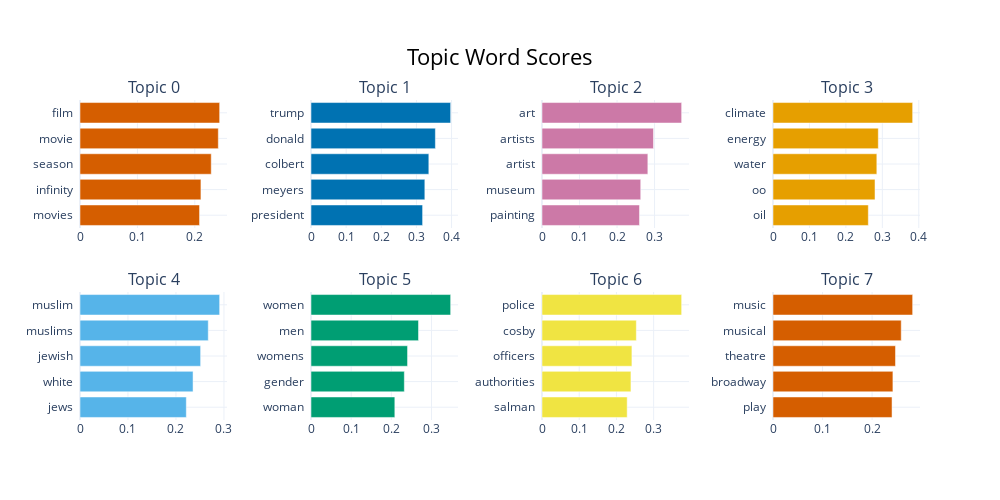

Source (notebook cell):
### Code cell
model.visualize_barchart(top_n_topics=8)

### Figure 1 — Plotly figure (JSON) as saved in the notebook; plotly's stock layout.template omitted (floating-point values rounded to 4 significant figures)
{"data": [{"marker": {"color": "#D55E00"}, "orientation": "h", "type": "bar", "x": [0.2082, 0.2107, 0.2286, 0.2409, 0.2433], "xaxis": "x", "y": ["movies  ", "infinity  ", "season  ", "movie  ", "film  "], "yaxis": "y"}, {"marker": {"color": "#0072B2"}, "orientation": "h", "type": "bar", "x": [0.3176, 0.324, 0.3353, 0.354, 0.3974], "xaxis": "x2", "y": ["president  ", "meyers  ", "colbert  ", "donald  ", "trump  "], "yaxis": "y2"}, {"marker": {"color": "#CC79A7"}, "orientation": "h", "type": "bar", "x": [0.2598, 0.2631, 0.2821, 0.2971, 0.3722], "xaxis": "x3", "y": ["painting  ", "museum  ", "artist  ", "artists  ", "art  "], "yaxis": "y3"}, {"marker": {"color": "#E69F00"}, "orientation": "h", "type": "bar", "x": [0.2615, 0.2799, 0.2849, 0.2889, 0.3832], "xaxis": "x4", "y": ["oil  ", "oo  ", "water  ", "energy  ", "climate  "], "yaxis": "y4"}, {"marker": {"color": "#56B4E9"}, "orientation": "h", "type": "bar", "x": [0.2216, 0.2356, 0.2514, 0.2673, 0.2911], "xaxis": "x5", "y": ["jews  ", "white  ", "jewish  ", "muslims  ", "muslim  "], "yaxis": "y5"}, {"marker": {"color": "#009E73"}, "orientation": "h", "type": "bar", "x": [0.2086, 0.2323, 0.2403, 0.2676, 0.3476], "xaxis": "x6", "y": ["woman  ", "gender  ", "womens  ", "men  ", "women  "], "yaxis": "y6"}, {"marker": {"color": "#F0E442"}, "orientation": "h", "type": "bar", "x": [0.2289, 0.239, 0.2416, 0.2535, 0.3753], "xaxis": "x7", "y": ["salman  ", "authorities  ", "officers  ", "cosby  ", "police  "], "yaxis": "y7"}, {"marker": {"color": "#D55E00"}, "orientation": "h", "type": "bar", "x": [0.2402, 0.242, 0.2472, 0.2588, 0.2818], "xaxis": "x8", "y": ["play  ", "broadway  ", "theatre  ", "musical  ", "music  "], "yaxis": "y8"}], "layout": {"annotations": [{"font": {"size": 16}, "showarrow": false, "text": "Topic 0", "x": 0.0875, "xanchor": "center", "xref": "paper", "y": 1, "yanchor": "bottom", "yref": "paper"}, {"font": {"size": 16}, "showarrow": false, "text": "Topic 1", "x": 0.3625, "xanchor": "center", "xref": "paper", "y": 1, "yanchor": "bottom", "yref": "paper"}, {"font": {"size": 16}, "showarrow": false, "text": "Topic 2", "x": 0.6375, "xanchor": "center", "xref": "paper", "y": 1, "yanchor": "bottom", "yref": "paper"}, {"font": {"size": 16}, "showarrow": false, "text": "Topic 3", "x": 0.9125, "xanchor": "center", "xref": "paper", "y": 1, "yanchor": "bottom", "yref": "paper"}, {"font": {"size": 16}, "showarrow": false, "text": "Topic 4", "x": 0.0875, "xanchor": "center", "xref": "paper", "y": 0.4, "yanchor": "bottom", "yref": "paper"}, {"font": {"size": 16}, "showarrow": false, "text": "Topic 5", "x": 0.3625, "xanchor": "center", "xref": "paper", "y": 0.4, "yanchor": "bottom", "yref": "paper"}, {"font": {"size": 16}, "showarrow": false, "text": "Topic 6", "x": 0.6375, "xanchor": "center", "xref": "paper", "y": 0.4, "yanchor": "bottom", "yref": "paper"}, {"font": {"size": 16}, "showarrow": false, "text": "Topic 7", "x": 0.9125, "xanchor": "center", "xref": "paper", "y": 0.4, "yanchor": "bottom", "yref": "paper"}], "height": 500, "hoverlabel": {"bgcolor": "white", "font": {"family": "Rockwell", "size": 16}}, "showlegend": false, "title": {"font": {"color": "Black", "size": 22}, "text": "Topic Word Scores", "x": 0.5, "xanchor": "center", "yanchor": "top"}, "width": 1000, "xaxis": {"anchor": "y", "domain": [0, 0.175], "showgrid": true}, "xaxis2": {"anchor": "y2", "domain": [0.275, 0.45], "showgrid": true}, "xaxis3": {"anchor": "y3", "domain": [0.55, 0.725], "showgrid": true}, "xaxis4": {"anchor": "y4", "domain": [0.825, 1], "showgrid": true}, "xaxis5": {"anchor": "y5", "domain": [0, 0.175], "showgrid": true}, "xaxis6": {"anchor": "y6", "domain": [0.275, 0.45], "showgrid": true}, "xaxis7": {"anchor": "y7", "domain": [0.55, 0.725], "showgrid": true}, "xaxis8": {"anchor": "y8", "domain": [0.825, 1], "showgrid": true}, "yaxis": {"anchor": "x", "domain": [0.6, 1], "showgrid": true}, "yaxis2": {"anchor": "x2", "domain": [0.6, 1], "showgrid": true}, "yaxis3": {"anchor": "x3", "domain": [0.6, 1], "showgrid": true}, "yaxis4": {"anchor": "x4", "domain": [0.6, 1], "showgrid": true}, "yaxis5": {"anchor": "x5", "domain": [0, 0.4], "showgrid": true}, "yaxis6": {"anchor": "x6", "domain": [0, 0.4], "showgrid": true}, "yaxis7": {"anchor": "x7", "domain": [0, 0.4], "showgrid": true}, "yaxis8": {"anchor": "x8", "domain": [0, 0.4], "showgrid": true}}}
